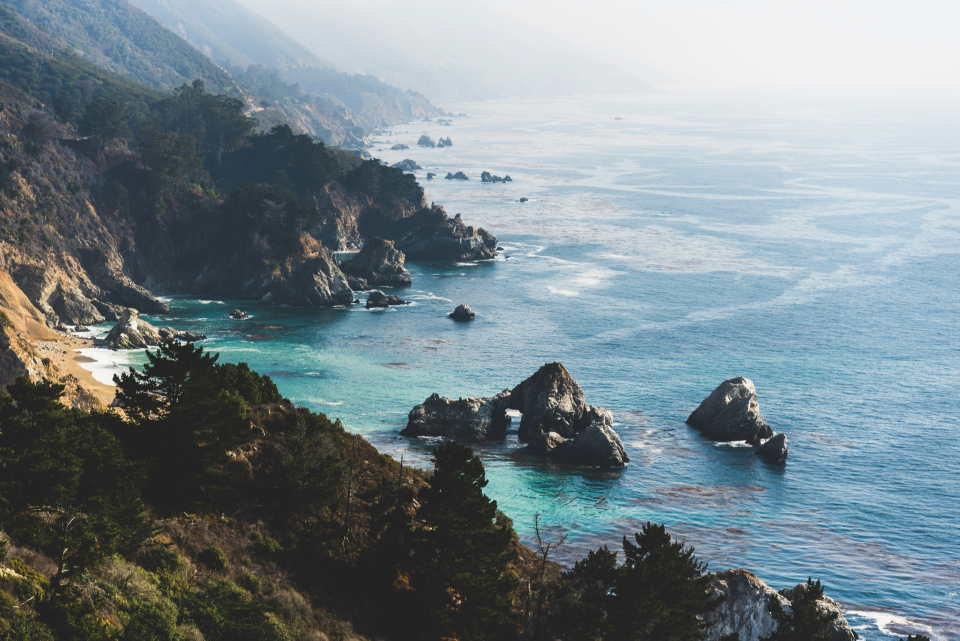
#> input picture look/splash/misty.jpg, 1920 x 1281 px (shown at 1/2 size); its folder holds only this picture in this run
$ python contact.py splash splash/misty.jpg 5
#> lines starting #> are read from the running program, lines starting #| are printed output that depends on the picture; after the words box and inside, x2 and y2 are one past the last pixel; in counts of white or black regions, pixels touching at a corner belong together
"""Contact sheet of PNG/JPG files in a folder, for checking icons and scenes by eye.  python contact.py <dir> <out.png> [cols]"""
import os
import sys

from PIL import Image, ImageDraw

d, out = sys.argv[1], sys.argv[2]
cols = int(sys.argv[3]) if len(sys.argv) > 3 else 4
names = sorted(n for n in os.listdir(d) if n.lower().endswith(('.png', '.jpg')))
W, H, PAD = 400, 240, 24
rows = (len(names) + cols - 1) // cols
sheet = Image.new('RGB', (cols * (W + PAD) + PAD, rows * (H + PAD + 20) + PAD), '#101012')
dr = ImageDraw.Draw(sheet)
for i, n in enumerate(names):
    im = Image.open(os.path.join(d, n)).convert('RGB').resize((W, H))
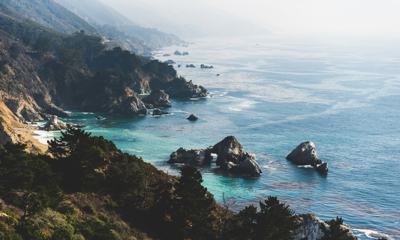
#> im: PIL image 400x240 RGB; mean R, G, B 119.4, 133.1, 138.9
    mask = Image.new('L', (W, H), 0)
#> mask: PIL image 400x240 L; every value is 0
    ImageDraw.Draw(mask).rounded_rectangle((0, 0, W - 1, H - 1), radius=40, fill=255)  # the launcher's tile corners
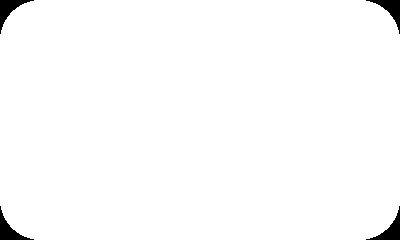
#> mask: PIL image 400x240 L; 98.5% white; 4 black regions, box (x1, y1, x2, y2) and area: (0, 0, 34, 34) 354, (366, 0, 400, 34) 354, (0, 206, 34, 240) 354, (366, 206, 400, 240) 354
    x, y = PAD + (i % cols) * (W + PAD), PAD + (i // cols) * (H + PAD + 20)
    sheet.paste(im, (x, y), mask)
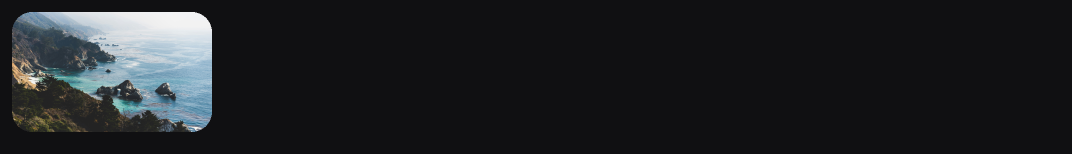
#> sheet: PIL image 2144x308 RGB (shown at 1/2 size); mean R, G, B 30.8, 32.8, 35.3
    dr.text((x, y + H + 4), n, fill='#aaaaaa')
sheet.save(out)
print(out)
